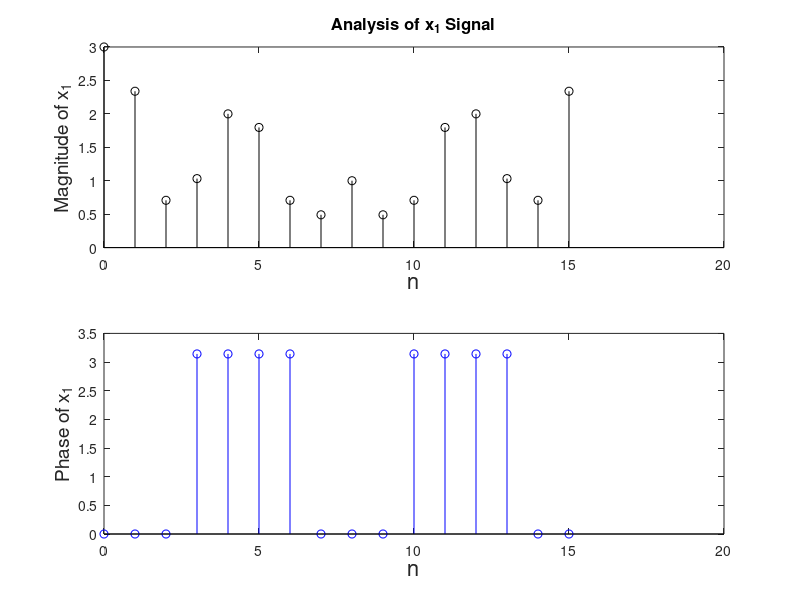
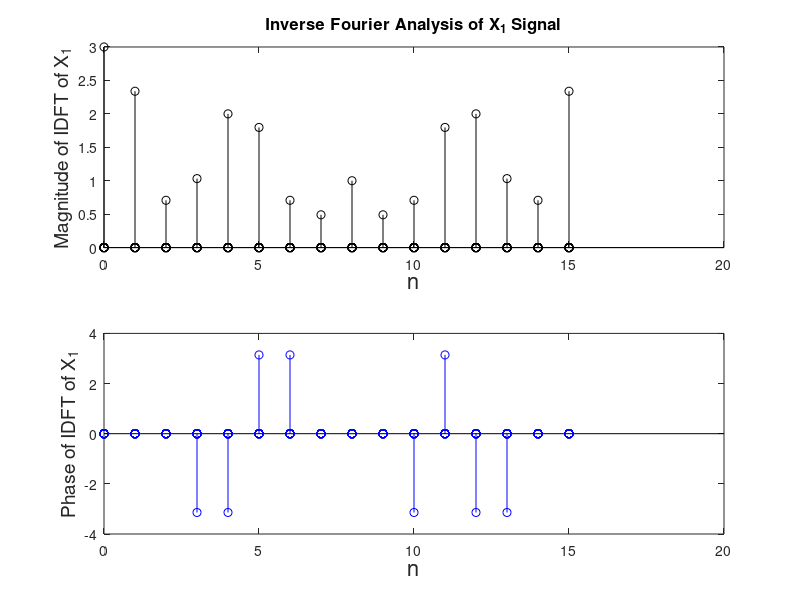
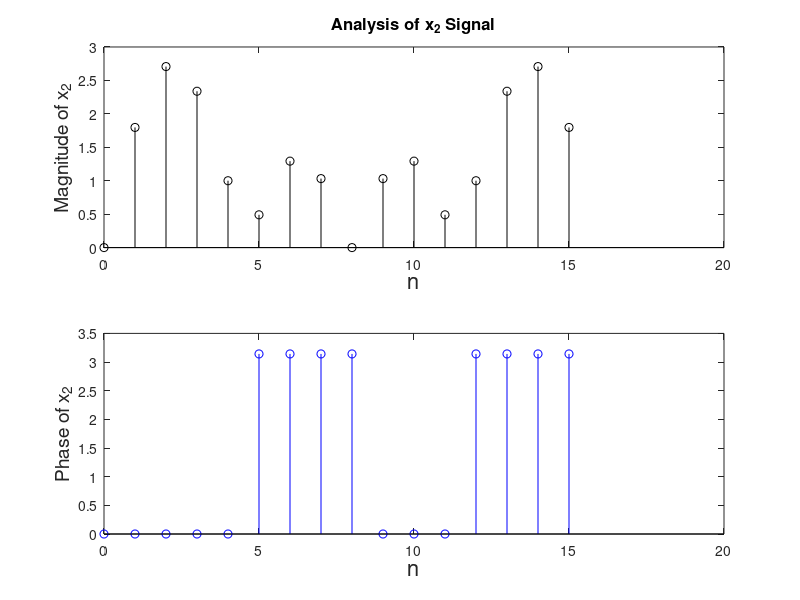
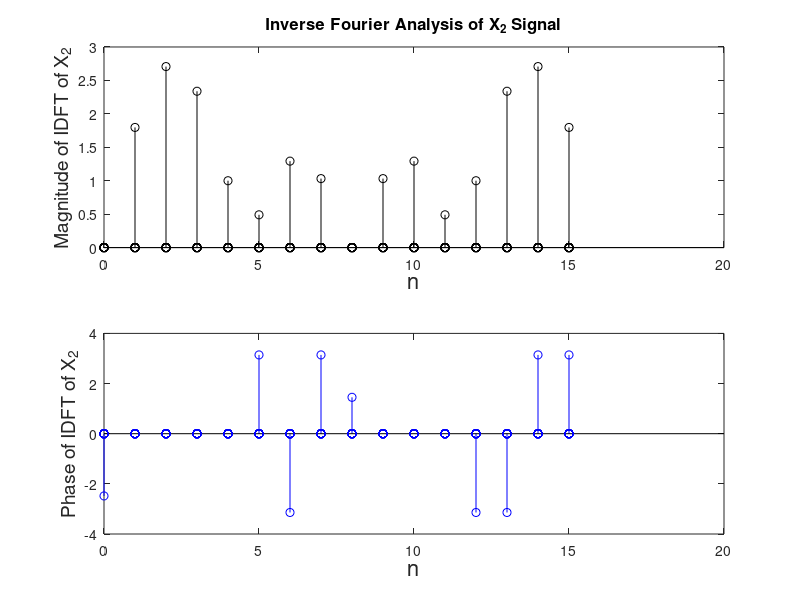

Write the MATLAB code that produced these figures, in order. (Note: this script raises an error after producing the figures.)
%% Shayan Taheri --- Project 4 of EEE 5513: Fourier Analysis

%% Project Description

%{

1) Compute 16-point DFT and IDFT (magnitude and phase) of x1(n) and x2(n),
where:

x1(n) = cos(2*pi*n/16) + 2*cos(4*pi*n/16)
x2(n) = sin(2*pi*n/16) + 2*sin(4*pi*n/16)

a. Using the defined equations for DFT and IDFT.
b. Your own FFT (Decimation in Time)

2) For n = 0 to n = 15, compute y(n) using:

a. Difference Equation
b. Convolution Summation
c. FFT (by overlap and add method in your own 16-point FFT)

* x(n) = 4*sin(2*pi*n/8)
* h(n) = alpha ^ n, which is a decreasing exponential discrete signal

3) Given x(n) = 3*sin(6*pi*n/16), compute and compare the energy in the
signal from its 8-point discrete time-domain and DFT representations.

4) x(t) is a periodic triangle signal with amplitude range of 0 to 1 and
period of 1 us. Obtain the Fourier series coefficients (complex
exponential) from D.C. to the tenth harmonic.

%}

%% Preparing Environment
clear all;
close all;
clc;
 
%% Question 1

N = 16; % Total number of sample points for the DFT/FFT analysis

n = 0:N-1; % Range of the number of sample points for DFT/FFT expression

x1 = cos((2*pi.*n)./16) + 2*cos((4*pi.*n)./16); % Making x1(n) signal
x2 = sin((2*pi.*n)./16) + 2*sin((4*pi.*n)./16); % Making x2(n) signal

X1 = zeros(N); % Vector for DFT of x1(n) using its formula
X2 = zeros(N); % Vector for DFT of x2(n) using its formula

x1_inv = zeros(N); % Vector for IDFT of X1(k) using its formula
x2_inv = zeros(N); % Vector for IDFT of X1(k) using its formula

% DFT Formula: X(k) = Sigma{n=0,N-1} x(n).exp(-2*pi*j*k*n/N)
% N = Number of sample points
% n = Current sample for analysis
% x(n) = Signal value at discrete time of "n"
% k = Frequency of result signal
% X(k) = Represents amplitude and phase of the frequency-domain signal

% Computing the forward discrete Fourier transform (DFT) of signals
% "k+1" and "n+1" --> Since the first array element starts from "1" in MATLAB
for k = 0:N-1 % The range of sum operation in DFT (Theory)
    X1(k+1) = sum(x1(n+1).*exp(-j*(2*pi./N)*k.*n));
    X2(k+1) = sum(x2(n+1).*exp(-j*(2*pi./N)*k.*n));
end

% Computing the inverse discrete Fourier transform (IDFT) of signals
% It is similar to DFT with the difference of having negative exponential
% weight and division of the expression by the total number of samples
for k = 0:N-1
    x1_inv(k+1) = (1/N)*sum(X1(n+1).*exp(j*(2*pi./N)*k.*n));
    x2_inv(k+1) = (1/N)*sum(X2(n+1).*exp(j*(2*pi./N)*k.*n));
end

% Part A: Using the defined equations for DFT and IDFT

% Figure 1
figure();
subplot(2,1,1)
stem(n,abs(x1), 'k');
title('Analysis of x_1 Signal','FontSize',12);
ylabel('Magnitude of x_1','FontSize',14);
xlabel('n','FontSize',16);
subplot(2,1,2)
stem(n, angle(x1), 'b');
ylabel('Phase of x_1','FontSize',14);
xlabel('n','FontSize',16);

% Figure 2
figure();
subplot(2,1,1)
stem(n,abs(x1_inv), 'k');
title('Inverse Fourier Analysis of X_1 Signal','FontSize',12);
ylabel('Magnitude of IDFT of X_1','FontSize',14);
xlabel('n','FontSize',16);
subplot(2,1,2)
stem(n, angle(x1_inv), 'b');
ylabel('Phase of IDFT of X_1','FontSize',14);
xlabel('n','FontSize',16);

% Figure 3
figure();
subplot(2,1,1)
stem(n,abs(x2), 'k');
title('Analysis of x_2 Signal','FontSize',12);
ylabel('Magnitude of x_2','FontSize',14);
xlabel('n','FontSize',16);
subplot(2,1,2)
stem(n,angle(x2),'b');
ylabel('Phase of x_2','FontSize',14);
xlabel('n','FontSize',16);

% Figure 4
figure();
subplot(2,1,1)
stem(n, abs(x2_inv), 'k');
title('Inverse Fourier Analysis of X_2 Signal','FontSize',12);
ylabel('Magnitude of IDFT of X_2','FontSize',14);
xlabel('n','FontSize',16);
subplot(2,1,2)
stem(n, angle(x2_inv), 'b');
ylabel('Phase of IDFT of X_2','FontSize',14);
xlabel('n','FontSize',16);

% Figure 5
figure();
subplot(2,1,1)
stem(n, abs(X1), 'k');
title('Fourier Analysis of X_1 Signal','FontSize',12);
ylabel('Magnitude of X_1','FontSize',14);
xlabel('k','FontSize',16);
subplot(2,1,2)
stem(n, angle(X1), 'b');
ylabel('Phase of X_1','FontSize',14);
xlabel('k','FontSize',16);

% Figure 6
figure();
subplot(2,1,1)
stem(n, abs(X2), 'k');
title('Fourier Analysis of X_2 Signal','FontSize',12);
ylabel('Magnitude of X_2','FontSize',14);
xlabel('k','FontSize',16);
subplot(2,1,2)
stem(n, angle(X2), 'b');
ylabel('Phase of X_2','FontSize',14);
xlabel('k','FontSize',16);

% Part B: Your own FFT (Decimation in Time)

X1_FFT = FFT_16(x1); % Getting FFT of x1(n) signal using own function
X2_FFT = FFT_16(x2); % Getting FFT of x2(n) signal using own function

% Figure 7
figure();
subplot(2,1,1)
stem(n, abs(X1_FFT), 'k');
title('Fast Fourier Analysis of X_1 Signal','FontSize',12);
ylabel('Magnitude of X_1','FontSize',14);
xlabel('k','FontSize',16);
subplot(2,1,2)
stem(n, angle(X1_FFT), 'b');
ylabel('Phase of X_1','FontSize',14);
xlabel('k','FontSize',16);

% Figure 8
figure();
subplot(2,1,1)
stem(n, abs(X2_FFT), 'k');
title('Fast Fourier Analysis of X_2 Signal','FontSize',12);
ylabel('Magnitude of X_2','FontSize',14);
xlabel('k','FontSize',16);
subplot(2,1,2)
stem(n, angle(X2_FFT), 'b');
ylabel('Phase of X_2','FontSize',14);
xlabel('k','FontSize',16);

%% Question 2

% M: The memory module for the input signal, x[n].
% It is used to perform "Difference Equations" or "Convolution Sum" filters.
M = zeros(3,16);

i = 0:3; % The power of scaling factor in the decreasing exponential function
h = 0.5 .^ i; % Discrete time-domain version of the filter, containing 4 elements.

% Difference Equation Filter: y[n] = x[n] + y[n-1]

% Convolution Sum Filter: y[n] = x[n]*h[n] = Sigma{k = -inf,+inf} x[k].h[n-k]
% ... y[n] = Sigma{k = -inf,+inf} x[n-k].h[k]

for n=0:N-1
    
    % Making 4 copies of the input signal corresponding to 4 elements of
    % the "H" filter
    x(n+1) = 4*sin((2*pi*n)/8);
    M(1,n+2) = x(n+1);
    M(2,n+3) = x(n+1);
    M(3,n+4) = x(n+1);
    
    % Computing the output signal using the difference equation filter
    % y_last = [0.5 * x(n)] + [0.5^2 * x(n-1)] + [0.5^3 * x(n-2)]
    y_last = 0.5*M(1,n+1)+0.5^2*M(2,n+1)+ 0.5^3*M(3,n+1);
    y(n+1) = x(n+1) + y_last;
    
    % Computing the output signal using the convolution summation filter
    % y_convolution(n+1) = h * [x(n+1);x(n);x(n-1);x(n-2)] --> Convolution
    y_convolution(n+1) = h*[x(n+1);M(1,n+1);M(2,n+1); M(3,n+1)];

end

% Appending zeros to the filter vector to have the same size as
% the input signal
h = [h,zeros(1,12)];

X_fft = FFT_16(x); % Getting fast Fourier transform of the input signal
H_fft = FFT_16(h); % Getting fast Fourier transform of the filter
y_ifft = IFFT_16(1/N * (X_fft .* H_fft)); % Getting inverse FFT (IFFT) of the output

figure();
subplot(3,1,1);
stem(1:N,y,'k');
title('Computing y(n) using Difference Equation Filter','FontSize',12);
ylabel('Amplitude','FontSize',14);
xlabel('n','FontSize',16);
subplot(3,1,2);
stem(1:N,y_convolution,'b');
title('Computing y(n) using Convolution Summation Filter','FontSize',12);
ylabel('Amplitude','FontSize',14);
xlabel('n','FontSize',16);
subplot(3,1,3);
stem(1:N,y_ifft,'r');
title('Computing y(n) using Fast Fourier Transform','FontSize',12);
ylabel('Amplitude','FontSize',14);
xlabel('n','FontSize',16);

%% Question 3

% Considering 8 sample points for Fourier analysis
n = 0:7; % Range of the number of sample points for DFT/FFT representations

x_time = 3 * sin(6*pi*n/16); % Discrete time-domain signal
Energy_Time = sum(x_time.^2); % Signal energy calculation in time-domain

X_freq = fft(x_time,length(n)); % Getting FFT of the time-domain signal
Energy_Freq = (1/length(n))*sum(abs(X_freq).^2); % Signal energy calculation in frequency-domain

figure();
subplot(2,1,1);
stem(n,abs(x_time),'k');
title('Energy Analysis of Time-Domain Signal','FontSize',12);
ylabel('Magnitude','FontSize',14);
xlabel('n','FontSize',16);
subplot(2,1,2);
stem(n,angle(x_time),'b');
ylabel('Phase','FontSize',14);
xlabel('n','FontSize',16);

figure();
subplot(2,1,1);
stem(n,X_freq,'k');
title('Energy Analysis of Frequency-Domain Signal','FontSize',12);
ylabel('Magnitude','FontSize',14);
xlabel('k','FontSize',16);
subplot(2,1,2);
stem(n,angle(X_freq),'b');
ylabel('Phase','FontSize',14);
xlabel('k','FontSize',16);

%% Question 4

% Triangle Function (with zero DC): x[n] = 1 - (1 - |n|/N); |n| < N

K = 0.1:0.05:10; % Range of harmonics for the Fourier series of x(t)

Exact_FSeries = (cos(K*pi)-1) ./ ((pi*K).^2);

n_b = 0:63; % Range "b" of the number of sample points for DFT/FFT expression
Series_64_Time = 1 - abs(1 - n_b./32); % Making the 64-point time-domain series
Series_64_Freq = fft(Series_64_Time)/64; % Getting FFT of the 64-point time series

n_c = 0:255; % Range "c" of the number of sample points for DFT/FFT expression
Series_128_Time = 1 - abs(1 - n_c./128); % Making the 128-point time-domain series
Series_128_Freq = fft(Series_128_Time)/256; % Getting FFT of the 128-point time series

figure();
subplot(2,1,1);
plot(1:length(K),abs(Exact_FSeries),'k');
title('Analysis of Signal Fourier Series in Exact Mode','FontSize',12);
ylabel('Magnitude','FontSize',14);
ylim([-0.2,0.8]);
xlabel('n','FontSize',16);
subplot(2,1,2);
plot(1:length(K),angle(Exact_FSeries),'b');
ylabel('Phase','FontSize',14);
xlabel('n','FontSize',16);

figure();
subplot(2,1,1)
plot(n_b,abs(Series_64_Freq),'k');
title('Analysis of 64-Point DFT of Signal Fourier Series','FontSize',12);
ylabel('Magnitude','FontSize',14);
ylim([-0.2,0.8]);
xlabel('k','FontSize',16);
subplot(2,1,2)
plot(n_b, angle(Series_64_Freq),'b');
ylabel('Phase','FontSize',14);
xlabel('k','FontSize',16);

figure();
subplot(2,1,1)
plot(n_c,abs(Series_128_Freq),'k');
title('Analysis of 128-Point DFT of Signal Fourier Series','FontSize',12);
ylabel('Magnitude','FontSize',14);
ylim([-0.2,0.8]);
xlabel('k','FontSize',16);
subplot(2,1,2)
plot(n_c,angle(Series_128_Freq),'b');
ylabel('Phase','FontSize',14);
xlabel('k','FontSize',16);
